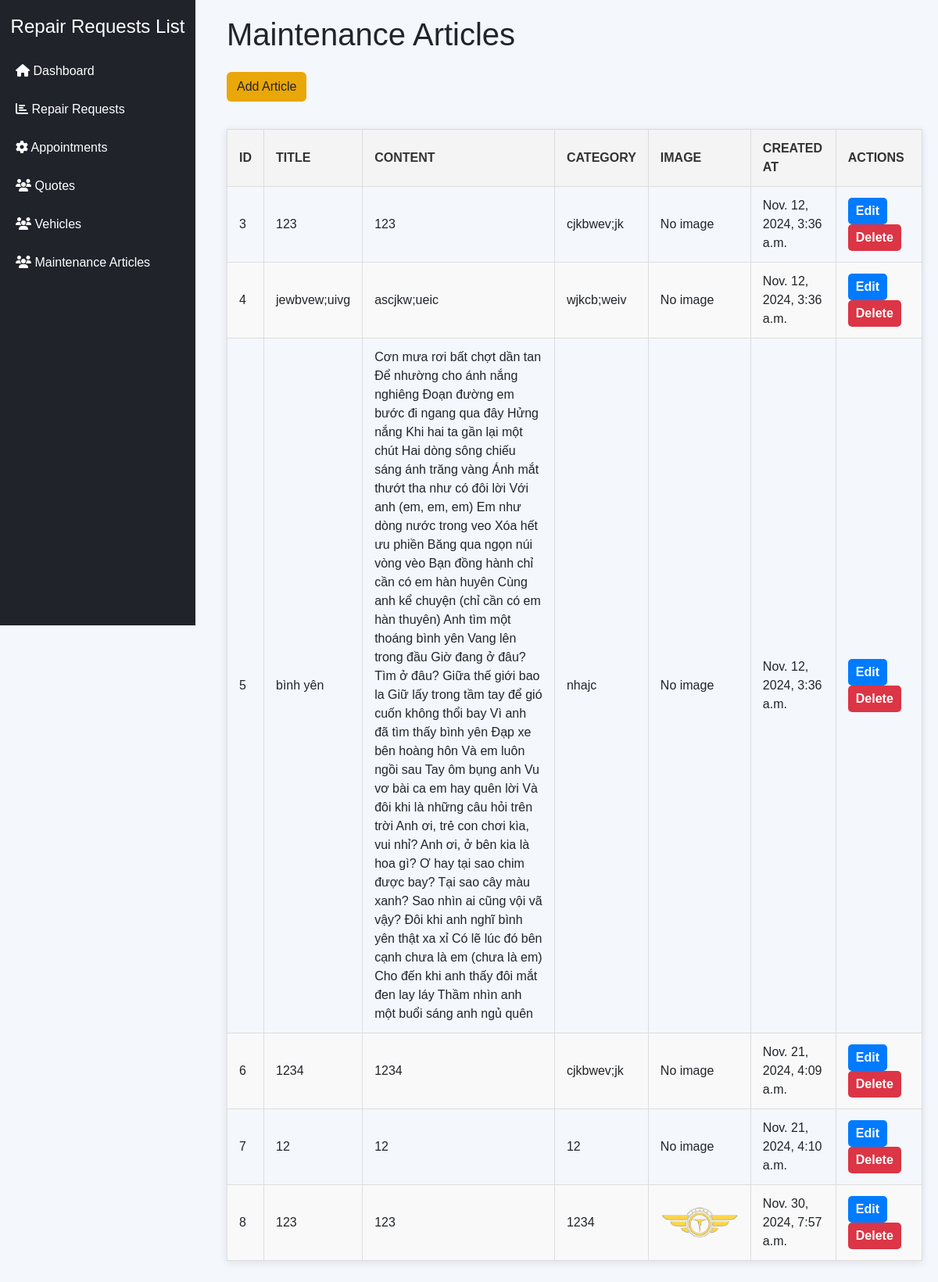
Screenshot of /admin-maintenance-articles/ with the database file from the repository.
### main/models.py (models this page shows)
class MaintenanceArticle(models.Model):
    title = models.CharField(max_length=255)
    content = models.TextField()
    category = models.CharField(max_length=100)
    created_at = models.DateTimeField(auto_now_add=True)
    image = models.ImageField(upload_to='maintenance_articles/', null=True, blank=True)

### main/views.py (the view)
# urls.py: path('admin-maintenance-articles/', views.maintenance_articles, name='admin_maintenance_articles'),
def maintenance_articles(request):
    articles = MaintenanceArticle.objects.all()
    return render(request, 'dashboard/maintenance_articles.html', {'articles': articles})

### main/templates/dashboard/maintenance_articles.html (shortened to what this page needs)
<!DOCTYPE html>
<html lang="en">
<head>
    <link rel="stylesheet" href="https://cdn.jsdelivr.net/npm/bootstrap@5.3.0-alpha1/dist/css/bootstrap.min.css">
    <link rel="stylesheet" href="https://cdnjs.cloudflare.com/ajax/libs/font-awesome/6.3.0/css/all.min.css">
</head>
<body>
    {% include 'components/sidebar.html' %}
    <div class="content">
        <h1 class="mb-4">Maintenance Articles</h1>
        <button class="btn btn-add" style="background-color: #EAA709;" data-bs-toggle="modal" data-bs-target="#addArticleModal">Add Article</button>
        <table>
            <thead>
                <tr>
                    <th>ID</th>
                    <th>Title</th>
                    <th>Content</th>
                    <th>Category</th>
                    <th>Image</th>
                    <th>Created At</th>
                    <th>Actions</th>
                </tr>
            </thead>
            <tbody>
                {% for article in articles %}
                <tr>
                    <td>{{ article.id }}</td>
                    <td>{{ article.title }}</td>
                    <td>{{ article.content }}</td>
                    <td>{{ article.category }}</td>
                    <td>
                        {% if article.image %}
                            <img src="{{ article.image.url }}" alt="{{ article.title }}" width="100">
                        {% else %}
                            <span>No image</span>
                        {% endif %}
                    </td>
                    <td>{{ article.created_at }}</td>
                    <td class="actions">
                        <button class="btn btn-edit" data-bs-toggle="modal" data-bs-target="#editArticleModal"
                            onclick="openEditModal('{{ article.id }}', '{{ article.title|escapejs }}', '{{ article.content|escapejs }}', '{{ article.category|escapejs }}')">
                            Edit
                        </button>
                        <form method="post" action="{% url 'article_delete' article.id %}" style="display: inline;">
                            <button type="submit" class="btn btn-delete">Delete</button>
                        </form>
                    </td>
                </tr>
                {% endfor %}
            </tbody>
        </table>
    </div>
</body>
</html>

### main/templates/dashboard/maintenance_articles.html (style rules this page uses)
body { font-family: Arial, sans-serif; background-color: #f4f7fc; }
.content { margin-left: 270px; padding: 20px; }
table { width: 100%; border-collapse: collapse; margin: 20px 0; font-size: 16px; font-family: Arial, sans-serif; box-shadow: 0 2px 10px rgba(0, 0, 0, 0.1); }
table th, table td { text-align: left; padding: 12px 15px; border: 1px solid #ddd; }
table th { background-color: #f4f4f4; font-weight: bold; text-transform: uppercase; color: #333; }
table tr:nth-child(even) { background-color: #f9f9f9; }
.actions a, .actions button { text-decoration: none; margin-right: 10px; font-weight: bold; color: white; padding: 5px 10px; border: none; border-radius: 5px; cursor: pointer; transition: background-color 0.3s; }
.btn-edit { background-color: #007bff; }
.btn-delete { background-color: #dc3545; }
.btn-add { background-color: #28a745; margin-bottom: 15px; }

### rows the page displays
MaintenanceArticle: id "3", title "123", content "123", category "cjkbwev;jk", shows "No image", created_at "Nov. 12, 2024, 3:36 a.m."
MaintenanceArticle: id "4", title "jewbvew;uivg", content "ascjkw;ueic", category "wjkcb;weiv", shows "No image", created_at "Nov. 12, 2024, 3:36 a.m."
MaintenanceArticle: id "5", title "bình yên", content "Cơn mưa rơi bất chợt dần tan Để nhường cho ánh nắng nghiêng Đoạn đường em bước đi ngang qua đây Hửng nắng Khi hai ta gần lại một chút Hai dòng sông chiếu sáng ánh trăng vàng Ánh mắt thướt tha như có đôi lời Với anh (em, em, em) Em như dòng nước trong veo Xóa hết ưu phiền Băng qua ngọn núi vòng vèo Bạn đồng hành chỉ cần có em hàn huyên Cùng anh kể chuyện (chỉ cần có em hàn thuyên) Anh tìm một thoáng bình yên Vang lên trong đầu Giờ đang ở đâu? Tìm ở đâu? Giữa thế giới bao la Giữ lấy trong tầm tay để gió cuốn không thổi bay Vì anh đã tìm thấy bình yên Đạp xe bên hoàng hôn Và em luôn ngồi sau Tay ôm bụng anh Vu vơ bài ca em hay quên lời Và đôi khi là những câu hỏi trên trời Anh ơi, trẻ con chơi…", category "nhajc", shows "No image", created_at "Nov. 12, 2024, 3:36 a.m."
MaintenanceArticle: id "6", title "1234", content "1234", category "cjkbwev;jk", shows "No image", created_at "Nov. 21, 2024, 4:09 a.m."
MaintenanceArticle: id "7", title "12", content "12", category "12", shows "No image", created_at "Nov. 21, 2024, 4:10 a.m."
MaintenanceArticle: id "8", title "123", content "123", category "1234", image (picture), created_at "Nov. 30, 2024, 7:57 a.m."
